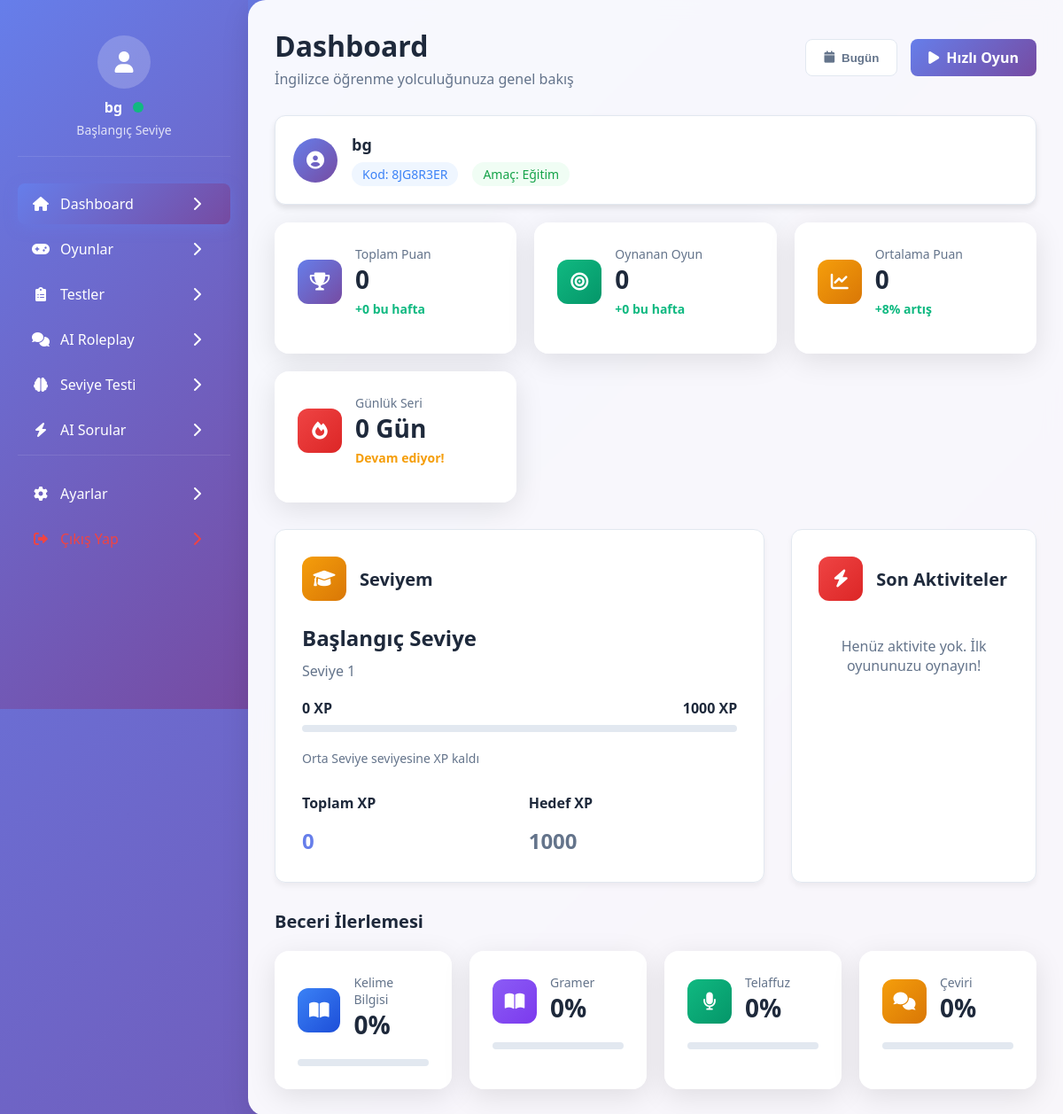
/dashboard/ (signed in), run on the app's committed database.
### core/models.py (models this page shows, shortened)
class UserProfile(models.Model):
    LEVEL_CHOICES = [
        ('başlangıç', 'Başlangıç'),
        ('orta', 'Orta'),
        ('ileri', 'İleri'),
        ('uzman', 'Uzman'),
    ]
    LEARNING_PURPOSE_CHOICES = [
        ('günlük', 'Günlük Hayat'),
        ('iş', 'İş Hayatı'),
        ('eğitim', 'Eğitim'),
        ('seyahat', 'Seyahat'),
    ]
    user = models.OneToOneField(User, on_delete=models.CASCADE)
    unique_code = models.CharField(max_length=10, unique=True, blank=True)
    learning_purpose = models.CharField(max_length=20, choices=LEARNING_PURPOSE_CHOICES, blank=True)
    level = models.CharField(max_length=20, choices=LEVEL_CHOICES, default='başlangıç')
    level_number = models.IntegerField(default=1)
    total_xp = models.IntegerField(default=0)
    current_xp = models.IntegerField(default=0)
    xp_to_next_level = models.IntegerField(default=1000)
    daily_streak = models.IntegerField(default=0)
    last_activity_date = models.DateField(auto_now=True)
    games_played = models.IntegerField(default=0)
    total_score = models.IntegerField(default=0)
    average_score = models.IntegerField(default=0)
    vocabulary_progress = models.IntegerField(default=0)
    grammar_progress = models.IntegerField(default=0)
    pronunciation_progress = models.IntegerField(default=0)
    translation_progress = models.IntegerField(default=0)

### core/views.py (the view)
# urls.py: path('dashboard/', views.dashboard, name='dashboard'),
@login_required(login_url='login')
def dashboard(request):
    profile = request.user.userprofile
    recent_activities = GameResult.objects.filter(user=request.user).order_by('-played_at')[:4]
    week_ago = datetime.now() - timedelta(days=7)
    weekly_games = GameResult.objects.filter(user=request.user, played_at__gte=week_ago)
    weekly_score_increase = sum([game.score for game in weekly_games])
    weekly_games_count = weekly_games.count()
    all_games = GameResult.objects.filter(user=request.user)
    if all_games.exists():
        profile.average_score = sum([game.score for game in all_games]) // all_games.count()
        profile.save()
    context = {
        'profile': profile,
        'recent_activities': recent_activities,
        'weekly_score_increase': weekly_score_increase,
        'weekly_games_count': weekly_games_count,
    }
    return render(request, "dashboard.html", context)

### core/templates/dashboard.html (shortened to what this page needs)
{% extends 'base.html' %}
{% block content %}
<div class="header">
    <div>
        <h1 class="page-title">Dashboard</h1>
        <p class="page-subtitle">İngilizce öğrenme yolculuğunuza genel bakış</p>
    </div>
    <div class="header-actions">
        <button class="btn btn-secondary">
            <i class="fas fa-calendar"></i>
            Bugün
        </button>
        <a href="{% url 'games' %}" class="btn btn-primary">
            <i class="fas fa-play"></i>
            Hızlı Oyun
        </a>
    </div>
</div>
<div class="user-info-card">
    <div class="user-info-header">
        <div class="user-info-icon">
            <i class="fas fa-user-circle"></i>
        </div>
        <div class="user-info-content">
            <h3>{{ user.username }}</h3>
            <div class="user-details">
                <span class="user-code">Kod: {{ profile.unique_code }}</span>
                {% if profile.learning_purpose %}
                <span class="user-purpose">Amaç: {{ profile.get_learning_purpose_display }}</span>
                {% endif %}
            </div>
        </div>
    </div>
</div>
<div class="stats-grid">
    <div class="stat-card">
        <div class="stat-header">
            <div class="stat-icon" style="background: linear-gradient(135deg, #667eea 0%, #764ba2 100%);">
                <i class="fas fa-trophy"></i>
            </div>
            <div>
                <div class="stat-title">Toplam Puan</div>
                <div class="stat-value">{{ profile.total_score|default:"0" }}</div>
                <div class="stat-change positive">+{{ weekly_score_increase|default:"0" }} bu hafta</div>
            </div>
        </div>
    </div>
    <div class="stat-card">
        <div class="stat-header">
            <div class="stat-icon" style="background: linear-gradient(135deg, #10b981 0%, #059669 100%);">
                <i class="fas fa-bullseye"></i>
            </div>
            <div>
                <div class="stat-title">Oynanan Oyun</div>
                <div class="stat-value">{{ profile.games_played|default:"0" }}</div>
                <div class="stat-change positive">+{{ weekly_games_count|default:"0" }} bu hafta</div>
            </div>
        </div>
    </div>
    <div class="stat-card">
        <div class="stat-header">
            <div class="stat-icon" style="background: linear-gradient(135deg, #f59e0b 0%, #d97706 100%);">
                <i class="fas fa-chart-line"></i>
            </div>
            <div>
                <div class="stat-title">Ortalama Puan</div>
                <div class="stat-value">{{ profile.average_score|default:"0" }}</div>
                <div class="stat-change positive">+8% artış</div>
            </div>
        </div>
    </div>
    <div class="stat-card">
        <div class="stat-header">
            <div class="stat-icon" style="background: linear-gradient(135deg, #ef4444 0%, #dc2626 100%);">
                <i class="fas fa-fire"></i>
            </div>
            <div>
                <div class="stat-title">Günlük Seri</div>
                <div class="stat-value">{{ profile.daily_streak|default:"0" }} Gün</div>
                <div class="stat-change" style="color: #f59e0b;">Devam ediyor!</div>
            </div>
        </div>
    </div>
</div>
<div class="content-grid">
    <div class="main-card">
        <div class="card-header">
            <div class="card-icon" style="background: linear-gradient(135deg, #f59e0b 0%, #d97706 100%);">
                <i class="fas fa-graduation-cap"></i>
            </div>
            <div class="card-title">Seviyem</div>
        </div>
        <div style="margin-bottom: 30px;">
            <h3 style="font-size: 24px; font-weight: 700; color: #1e293b; margin-bottom: 10px;">
                {{ profile.level|title }} Seviye
            </h3>
            <p style="color: #64748b; margin-bottom: 20px;">Seviye {{ profile.level_number }}</p>
            <div class="progress-container">
                <div class="progress-label">
                    <span>{{ profile.current_xp|default:"0" }} XP</span>
                    <span>{{ profile.xp_to_next_level|default:"1000" }} XP</span>
                </div>
                <div class="progress-bar">
                </div>
            </div>
            <p style="color: #64748b; font-size: 14px; margin-top: 10px;">
                {% if profile.level == 'başlangıç' %}
                    Orta Seviye seviyesine {{ profile.xp_to_next_level|add:"-"|add:profile.current_xp }} XP kaldı
                {% elif profile.level == 'orta' %}
                    İleri Seviye seviyesine {{ profile.xp_to_next_level|add:"-"|add:profile.current_xp }} XP kaldı
                {% elif profile.level == 'ileri' %}
                    Uzman Seviye seviyesine {{ profile.xp_to_next_level|add:"-"|add:profile.current_xp }} XP kaldı
                {% else %}
                    Maksimum seviyeye ulaştınız!
                {% endif %}
            </p>
        </div>
        <div style="display: grid; grid-template-columns: 1fr 1fr; gap: 20px;">
            <div>
                <h4 style="font-size: 16px; font-weight: 600; color: #1e293b; margin-bottom: 15px;">Toplam XP</h4>
                <p style="font-size: 24px; font-weight: 700; color: #667eea;">{{ profile.total_xp|default:"0" }}</p>
            </div>
            <div>
                <h4 style="font-size: 16px; font-weight: 600; color: #1e293b; margin-bottom: 15px;">Hedef XP</h4>
                <p style="font-size: 24px; font-weight: 700; color: #64748b;">{{ profile.xp_to_next_level|default:"1000" }}</p>
            </div>
        </div>
    </div>
    <div class="main-card">
        <div class="card-header">
            <div class="card-icon" style="background: linear-gradient(135deg, #ef4444 0%, #dc2626 100%);">
                <i class="fas fa-bolt"></i>
            </div>
            <div class="card-title">Son Aktiviteler</div>
        </div>
        <ul class="activity-list">
            {% for activity in recent_activities %}
            <li class="activity-item">
                <div class="activity-icon" style="background: linear-gradient(135deg, #667eea 0%, #764ba2 100%);">
                    <i class="fas fa-trophy"></i>
                </div>
                <div class="activity-content">
                    <div class="activity-title">{{ activity.get_game_type_display }}</div>
                    <div class="activity-time">
                        {% if activity.played_at|date:"Y-m-d" == "now"|date:"Y-m-d" %}
                            Bugün
                        {% else %}
                            {{ activity.played_at|timesince }} önce
                        {% endif %}
                    </div>
                </div>
                <div class="activity-score">
                    <div class="score-value">{{ activity.score }}</div>
                    <div class="xp-gained">+{{ activity.xp_gained }} XP</div>
                </div>
            </li>
            {% empty %}
            <li class="activity-item">
                <div style="text-align: center; color: #64748b; width: 100%;">
                    Henüz aktivite yok. İlk oyununuzu oynayın!
                </div>
            </li>
            {% endfor %}
        </ul>
    </div>
</div>
<div style="margin-top: 30px;">
    <h3 style="font-size: 20px; font-weight: 700; color: #1e293b; margin-bottom: 20px;">Beceri İlerlemesi</h3>
    <div style="display: grid; grid-template-columns: repeat(auto-fit, minmax(200px, 1fr)); gap: 20px;">
        <div class="stat-card">
            <div class="stat-header">
                <div class="stat-icon" style="background: linear-gradient(135deg, #3b82f6 0%, #1d4ed8 100%);">
                    <i class="fas fa-book-open"></i>
                </div>
                <div>
                    <div class="stat-title">Kelime Bilgisi</div>
                    <div class="stat-value">{{ profile.vocabulary_progress|default:"0" }}%</div>
                </div>
            </div>
            <div class="progress-bar">
            </div>
        </div>
        <div class="stat-card">
            <div class="stat-header">
                <div class="stat-icon" style="background: linear-gradient(135deg, #8b5cf6 0%, #7c3aed 100%);">
                    <i class="fas fa-book-open"></i>
                </div>
                <div>
                    <div class="stat-title">Gramer</div>
                    <div class="stat-value">{{ profile.grammar_progress|default:"0" }}%</div>
                </div>
            </div>
            <div class="progress-bar">
            </div>
        </div>
        <div class="stat-card">
            <div class="stat-header">
                <div class="stat-icon" style="background: linear-gradient(135deg, #10b981 0%, #059669 100%);">
                    <i class="fas fa-microphone"></i>
                </div>
                <div>
                    <div class="stat-title">Telaffuz</div>
                    <div class="stat-value">{{ profile.pronunciation_progress|default:"0" }}%</div>
                </div>
            </div>
            <div class="progress-bar">
            </div>
        </div>
        <div class="stat-card">
            <div class="stat-header">
                <div class="stat-icon" style="background: linear-gradient(135deg, #f59e0b 0%, #d97706 100%);">
                    <i class="fas fa-comments"></i>
                </div>
                <div>
                    <div class="stat-title">Çeviri</div>
                    <div class="stat-value">{{ profile.translation_progress|default:"0" }}%</div>
                </div>
            </div>
            <div class="progress-bar">
            </div>
        </div>
    </div>
</div>
{% endblock %}

### core/templates/base.html (shortened to what this page needs)
<!DOCTYPE html>
<html lang="tr">
<head>
    <link href="https://cdnjs.cloudflare.com/ajax/libs/font-awesome/6.0.0/css/all.min.css" rel="stylesheet">
</head>
<body>
    <div class="container">
        <div class="sidebar">
            <div class="user-profile">
                <div class="user-avatar">
                    <i class="fas fa-user"></i>
                </div>
                <div class="user-name">
                    {% if user.is_authenticated %}
                        {{ user.username }}
                        <span class="online-status"></span>
                    {% endif %}
                </div>
                <div class="user-level">
                    {% if user.is_authenticated %}
                        {{ user.userprofile.level|title }} Seviye
                    {% endif %}
                </div>
            </div>
            <ul class="nav-menu">
                <li class="nav-item">
                    <a href="{% url 'dashboard' %}" class="nav-link {% if request.resolver_match.url_name == 'dashboard' %}active{% endif %}">
                        <i class="fas fa-home"></i>
                        Dashboard
                        <i class="fas fa-chevron-right arrow"></i>
                    </a>
                </li>
                <li class="nav-item">
                    <a href="{% url 'games' %}" class="nav-link {% if request.resolver_match.url_name == 'games' %}active{% endif %}">
                        <i class="fas fa-gamepad"></i>
                        Oyunlar
                        <i class="fas fa-chevron-right arrow"></i>
                    </a>
                </li>
                <li class="nav-item">
                    <a href="{% url 'tests' %}" class="nav-link {% if request.resolver_match.url_name == 'tests' %}active{% endif %}">
                        <i class="fas fa-clipboard-list"></i>
                        Testler
                        <i class="fas fa-chevron-right arrow"></i>
                    </a>
                </li>
                <li class="nav-item">
                    <a href="{% url 'ai_roleplay' %}" class="nav-link {% if request.resolver_match.url_name == 'ai_roleplay' %}active{% endif %}">
                        <i class="fas fa-comments"></i>
                        AI Roleplay
                        <i class="fas fa-chevron-right arrow"></i>
                    </a>
                </li>
                <li class="nav-item">
                    <a href="{% url 'level_test' %}" class="nav-link {% if request.resolver_match.url_name == 'level_test' %}active{% endif %}">
                        <i class="fas fa-brain"></i>
                        Seviye Testi
                        <i class="fas fa-chevron-right arrow"></i>
                    </a>
                </li>
                <li class="nav-item">
                    <a href="{% url 'ai_questions' %}" class="nav-link {% if request.resolver_match.url_name == 'ai_questions' %}active{% endif %}">
                        <i class="fas fa-bolt"></i>
                        AI Sorular
                        <i class="fas fa-chevron-right arrow"></i>
                    </a>
                </li>
            </ul>
            <div class="bottom-links">
                <ul class="nav-menu">
                    <li class="nav-item">
                        <a href="{% url 'settings' %}" class="nav-link {% if request.resolver_match.url_name == 'settings' %}active{% endif %}">
                            <i class="fas fa-cog"></i>
                            Ayarlar
                            <i class="fas fa-chevron-right arrow"></i>
                        </a>
                    </li>
                    <li class="nav-item">
                        <a href="{% url 'logout' %}" class="nav-link logout-link">
                            <i class="fas fa-sign-out-alt"></i>
                            <i class="fas fa-chevron-right arrow"></i>
                        </a>
                    </li>
                </ul>
            </div>
        </div>
        <div class="main-content">
            {% block content %}{% endblock %}
        </div>
    </div>
</body>
</html>

### data on the page
UserProfile: unique_code "8JG8R3ER", learning_purpose "Eğitim", total_score "0", games_played "0", average_score "0", daily_streak "0", level "Başlangıç", level_number "1", current_xp "0", xp_to_next_level "1000", total_xp "0", vocabulary_progress "0", grammar_progress "0", pronunciation_progress "0", translation_progress "0"

### other printed values
{{ user.username }} "bg"
{{ user.userprofile.level|title }} "Başlangıç"
{{ weekly_score_increase|default:"0" }} "0"
{{ weekly_games_count|default:"0" }} "0"
